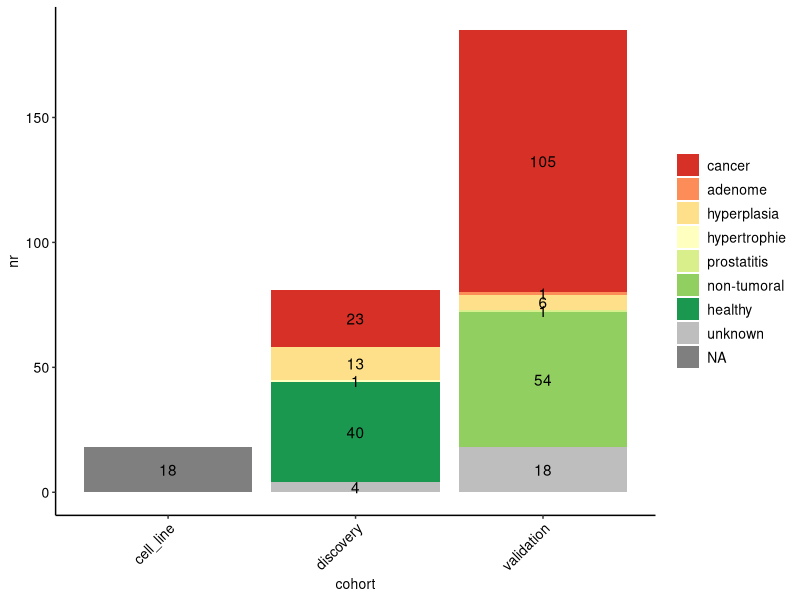

The R script that drew this image:

#' ---
#' title: "Look at sample types"
#' author: "Marieke Vromman"
#' output: 
#'    html_document:
#'       toc: TRUE
#'       toc_float: TRUE
#'       theme: paper
#'       df_print: paged
#'       highlight: tango
#' ---
#' 

#' # File set-up

#' ## Set working directory to current directory
if (rstudioapi::isAvailable()) {
  setwd(dirname(rstudioapi::getActiveDocumentContext()$path))
}

#' ## Load standard libraries and resolves conflicts
library(tidyverse)
library(conflicted)

conflict_prefer("filter", "dplyr")
conflict_prefer("select", "dplyr")
conflict_prefer("slice", "dplyr")
conflict_prefer("rename", "dplyr")
conflict_prefer('intersect', 'dplyr')
conflicts_prefer(dplyr::count)

#' ## Set figure theme
mytheme = theme_bw(base_size = 10) + 
  theme(text = element_text(size=10, colour='black'),
        title = element_text(size=10, colour='black'),
        line = element_line(linewidth=0.5),
        axis.title = element_text(size=10, colour='black'),
        axis.text = element_text(size=10, colour='black'),
        axis.line = element_line(colour = "black"),
        axis.ticks = element_line(linewidth=0.5),
        strip.background = element_blank(),
        strip.text.y = element_blank(),
        panel.grid = element_blank(),
        panel.border = element_blank(),
        legend.text=element_text(size=10)) 

mytheme_discrete_x = mytheme + 
  theme(axis.text.x = element_text(angle = 45, hjust = 1, vjust = 1))


#' ## Read data

anno = read_tsv('sample_annotation.txt')

anno

anno$disease_status = factor(anno$disease_status,
                             levels = c('cancer', 'adenome', 'hyperplasia', 'hypertrophie', 
                                        'prostatitis', 'non-tumoral', 'healthy', 'unknown'))


anno %>%
  group_by(disease_status, cohort) %>%
  summarise(nr = n()) %>%
  ungroup() %>%
  ggplot(aes(cohort, nr, fill = disease_status, label = nr)) +
  geom_bar(stat = 'identity') +
  geom_text(position = position_stack(vjust = 0.5)) +
  #facet_grid(~seq_run) +
  mytheme_discrete_x +
  scale_fill_manual(values = c('#d73027', '#fc8d59', '#fee08b', '#ffffbf', 
                               '#d9ef8b', '#91cf60', '#1a9850', 'grey')) +
  theme(legend.title = element_blank())
